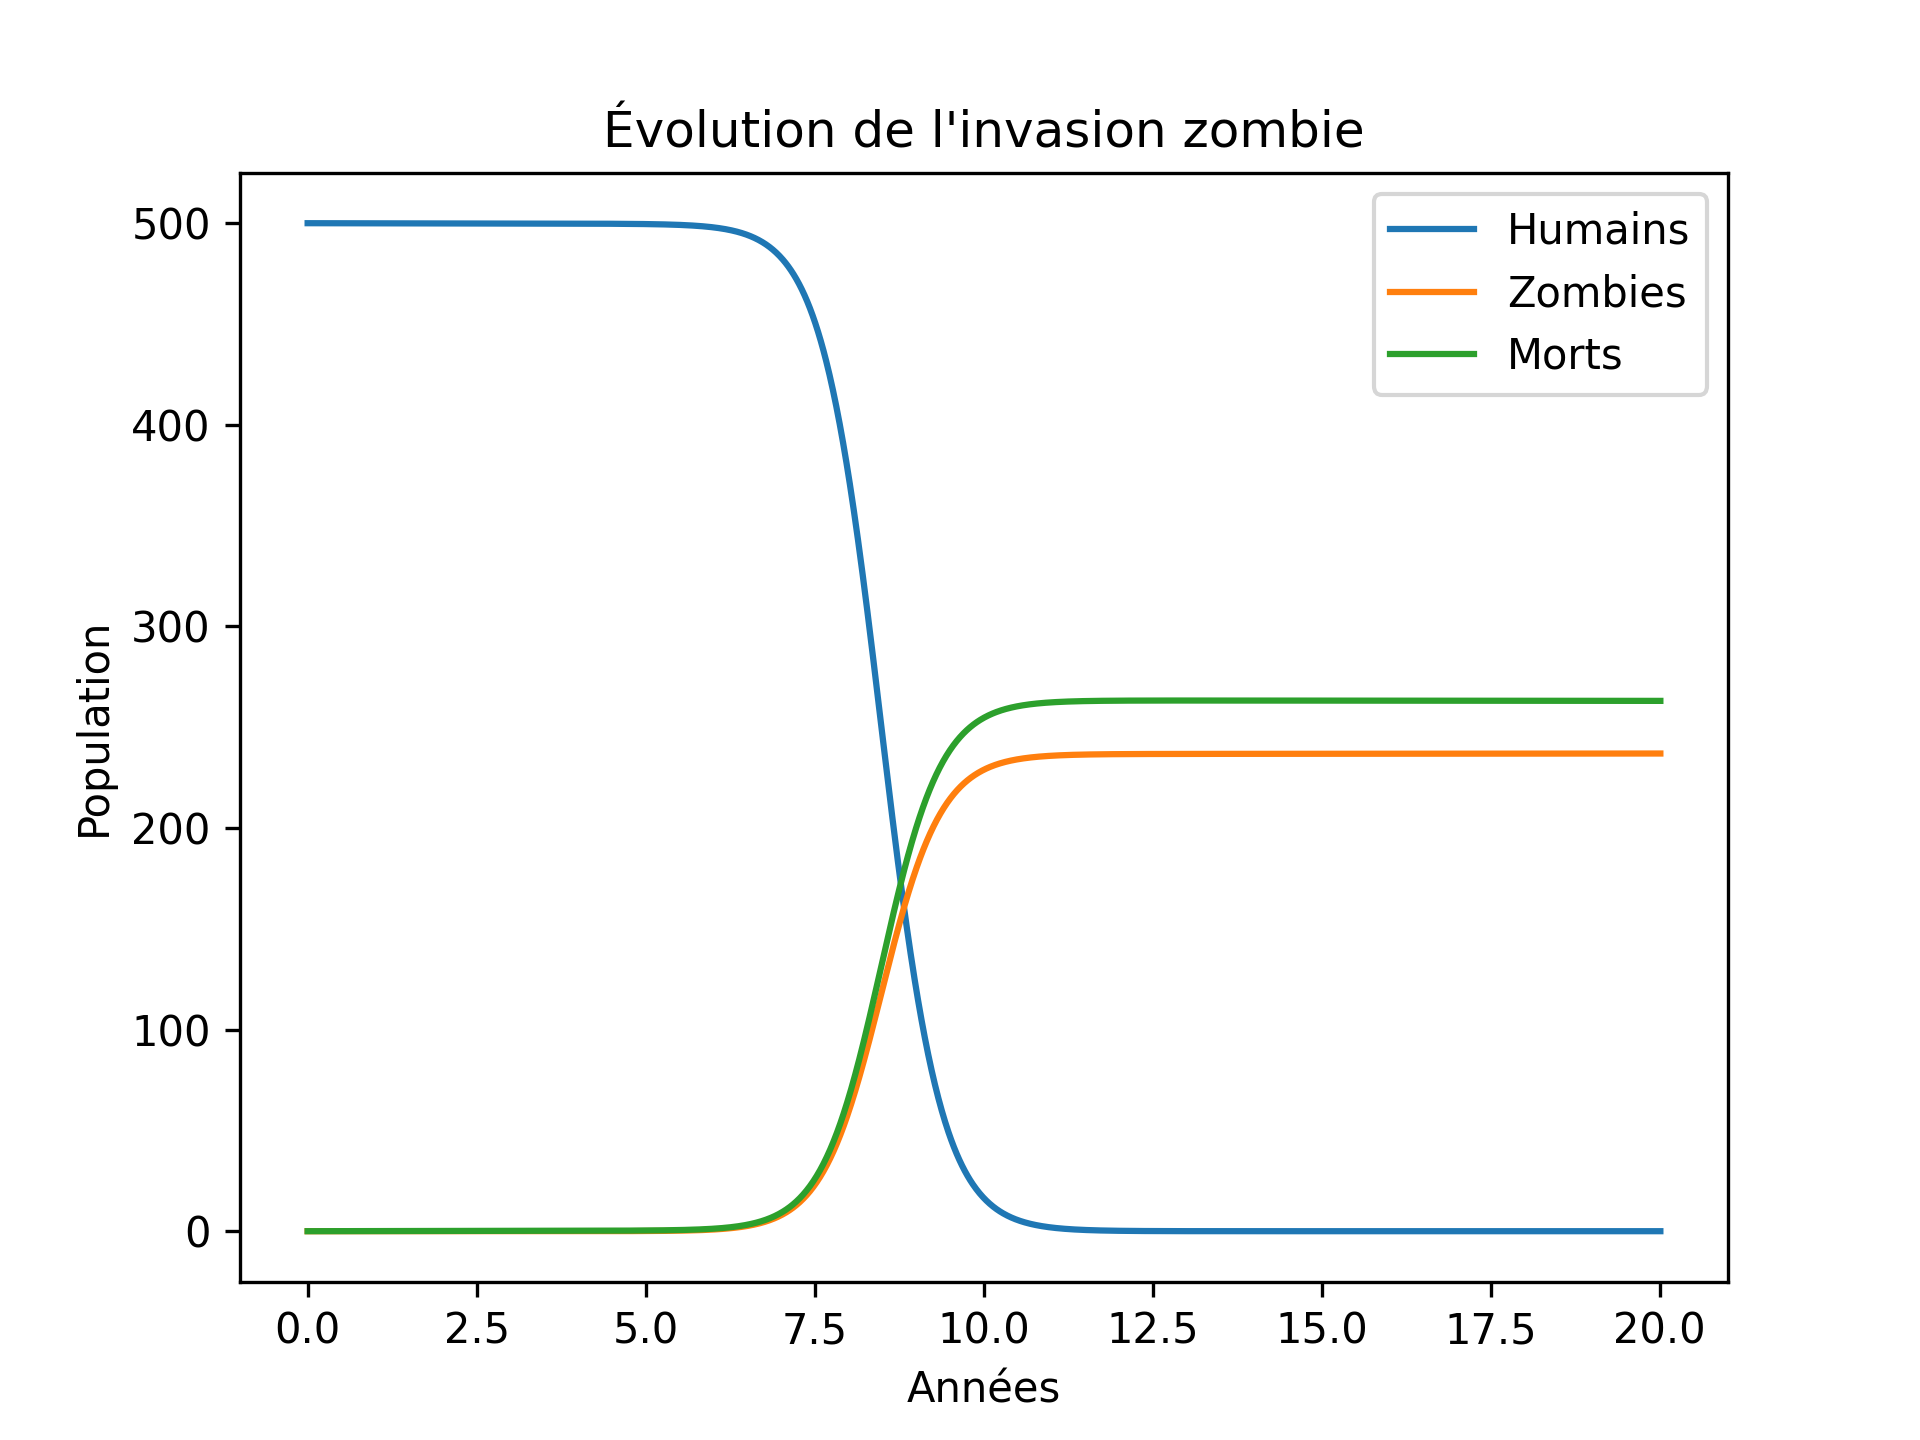

The script that saved this image:
# Importation des modules
import numpy as np
import matplotlib.pyplot as plt
import pytest
import zombie_corr

try:
    from zombie_fct import *
except:
    pass


# ------------------------------------------------------------------------------
# Code principal pour l'analyse des résultats
# Il faudra faire appel aux fonctions programmées dans zombie_fct.py afin d'évaluer
# l'évolution des populations humaines et zombies à travers les années suivant
# une invasion de zombies. Un graphique sera généré afin de visualiser cette
# évolution temporelle.
# ------------------------------------------------------------------------------

# Assignation des paramètres
# Attention! Ne pas changer le nom des attributs
class parametres():
    e = 0.0001  # Taux de résurrection en zombie (zeta)
    b = 0.0095  # Taux de transformation en zombie (beta)
    a = 0.005  # Taux de mort de zombie (alpha)
    d = 0.0001  # Taux de mort naturelle (delta)
    p = 0.0001  # Taux de naissance (pi)


prm = parametres()

# Résolution des EDO

# Conditions initiales
ci = np.array([500., 0., 0.])

# Euler implicite
sim = euler_implicite(ci, 0.01, 20, 1e-7, prm)
print(sim[0])
# Graphique
plt.plot(sim[1], sim[0])
plt.xlabel("Années")
plt.ylabel("Population")
plt.title("Évolution de l'invasion zombie")
plt.legend(("Humains","Zombies","Morts"))

plt.savefig("zombie_analyse.png", dpi=300)

plt.show()

# Correction
pytest.main(['-q', '--tb=long', 'zombie_corr.py'])
